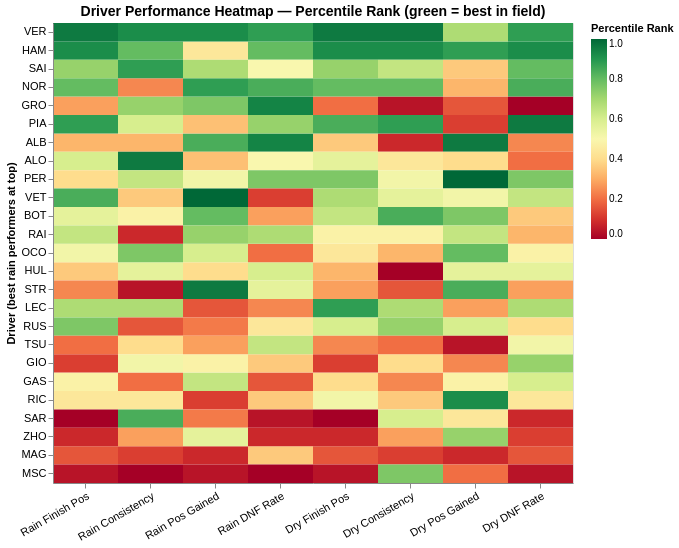

The code cell stored with this chart in its notebook:
### Markdown cell above
---
## Chart 1 — Percentile-Rank Heatmap

**Improvement over the original:** The previous heatmap used MinMax normalisation — one outlier driver stretches the scale and squashes everyone else into a narrow band. Percentile rank assigns each driver their relative position within the field (0 = worst, 1 = best), so the full colour range is always used and comparisons are fair regardless of outliers.

Eight metrics are shown: four for rain, four for dry. Rows sorted by overall rain score (sum of rain percentile ranks).

### Code cell
hm_metrics = [
    ('Rain Finish Pos',  'Rain_AvgFinish',  True),
    ('Rain Consistency', 'Rain_AvgPosStd',  True),   # lower std = more consistent = better
    ('Rain Pos Gained',  'Rain_AvgGained',  False),
    ('Rain DNF Rate',    'Rain_DNFRate',    True),
    ('Dry Finish Pos',   'Dry_AvgFinish',   True),
    ('Dry Consistency',  'Dry_AvgPosStd',   True),
    ('Dry Pos Gained',   'Dry_AvgGained',   False),
    ('Dry DNF Rate',     'Dry_DNFRate',     True),
]

hm_rows = []
for label, col, invert in hm_metrics:
    # percentile rank: higher = better
    ranked = comp[col].rank(pct=True)
    if invert:
        ranked = 1 - ranked
    for driver, score, raw in zip(comp['Driver'], ranked, comp[col]):
        hm_rows.append({
            'Driver': driver, 'Metric': label,
            'Score': round(score, 3), 'RawValue': round(raw, 3)
        })

hm_df = pd.DataFrame(hm_rows)

# Sort drivers by sum of rain percentile scores
rain_score = (
    hm_df[hm_df['Metric'].str.startswith('Rain')]
    .groupby('Driver')['Score'].sum()
    .sort_values(ascending=False)
)
driver_order = rain_score.index.tolist()
metric_order = [m[0] for m in hm_metrics]

chart1 = alt.Chart(hm_df).mark_rect().encode(
    x=alt.X('Metric:N', sort=metric_order, title=None,
            axis=alt.Axis(labelAngle=-30, labelFontSize=11)),
    y=alt.Y('Driver:N', sort=driver_order, title='Driver (best rain performers at top)',
            axis=alt.Axis(labelFontSize=11)),
    color=alt.Color('Score:Q',
                    scale=alt.Scale(scheme='redyellowgreen', domain=[0, 1]),
                    legend=alt.Legend(title='Percentile\nRank')),
    tooltip=[
        'Driver', 'Metric',
        alt.Tooltip('Score:Q', format='.0%', title='Percentile'),
        alt.Tooltip('RawValue:Q', format='.3f', title='Raw Value')
    ]
).properties(
    title=alt.TitleParams(
        'Driver Performance Heatmap — Percentile Rank (green = best in field)',
        fontSize=14
    ),
    width=520, height=460
)

chart1

### Figure 1 — Vega-Lite specification as saved in the notebook (floating-point values rounded to 4 significant figures; data arrays with more than 128 entries replaced by an {"elided": "..."} marker saying what was removed)
{"config": {"view": {"continuousWidth": 300, "continuousHeight": 300}}, "data": {"name": "data-e8e2ae110bbcfaff56484a4962e6bcca"}, "mark": {"type": "rect"}, "encoding": {"color": {"field": "Score", "legend": {"title": "Percentile\nRank"}, "scale": {"domain": [0, 1], "scheme": "redyellowgreen"}, "type": "quantitative"}, "tooltip": [{"field": "Driver", "type": "nominal"}, {"field": "Metric", "type": "nominal"}, {"field": "Score", "format": ".0%", "title": "Percentile", "type": "quantitative"}, {"field": "RawValue", "format": ".3f", "title": "Raw Value", "type": "quantitative"}], "x": {"axis": {"labelAngle": -30, "labelFontSize": 11}, "field": "Metric", "sort": ["Rain Finish Pos", "Rain Consistency", "Rain Pos Gained", "Rain DNF Rate", "Dry Finish Pos", "Dry Consistency", "Dry Pos Gained", "Dry DNF Rate"], "title": null, "type": "nominal"}, "y": {"axis": {"labelFontSize": 11}, "field": "Driver", "sort": ["VER", "HAM", "SAI", "NOR", "GRO", "PIA", "ALB", "ALO", "PER", "VET", "BOT", "RAI", "OCO", "HUL", "STR", "LEC", "RUS", "TSU", "GIO", "GAS", "RIC", "SAR", "ZHO", "MAG", "MSC"], "title": "Driver (best rain performers at top)", "type": "nominal"}}, "height": 460, "title": {"text": "Driver Performance Heatmap — Percentile Rank (green = best in field)", "fontSize": 14}, "width": 520, "$schema": "https://vega.github.io/schema/vega-lite/v6.1.0.json", "datasets": {"data-e8e2ae110bbcfaff56484a4962e6bcca": {"elided": "200 records"}}}
